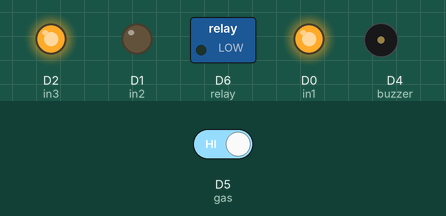
This sketch was run on a simulated ESP8266 (NodeMCU). Parts: switched loads named in the sketch (green lamp = pin HIGH), output pins drawn as LEDs (lit = HIGH), buzzer (waves = sounding, pin HIGH). The test bench sets the inputs (shaded band); at power-on: D5 (gas) HIGH. WiFi joins after 1.5 s; servers stay silent unless stated.

Above: at 3.0 s.
3.1 s: D5 (gas) driven LOW
At 3.6 s:
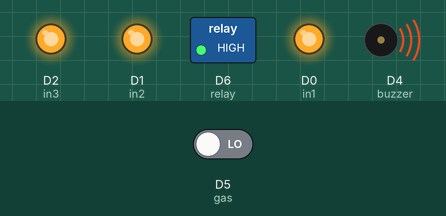
6.1 s: D5 (gas) driven HIGH
At 7.9 s:
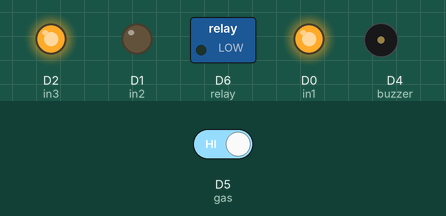
Timing chart, 0 to 9.4 s (numbered marks = the images above; inputs shaded):
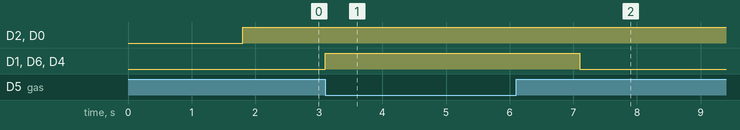

The sketch:

final.ino
```cpp
#define BLYNK_PRINT Serial


#include <ESP8266WiFi.h>
#include <BlynkSimpleEsp8266.h>

// You should get Auth Token in the Blynk App.
// Go to the Project Settings (nut icon).
char auth[] = "ehdd6gkTx1XESNkAEB8s1r3dg1iWxwBm";

// Your WiFi credentials.
// Set password to "" for open networks.
char ssid[] = "Shabazz";
char pass[] = "shabaz123";


#define buzzer D4
#define relay D6
# define gas D5
#define in1 D0
#define in2 D1
#define in3 D2
#define in4 D4
void setup() {
  // put your setup code here, to run once:
  Serial.begin(9600);
  pinMode(relay,OUTPUT);
  pinMode(gas,INPUT);
  pinMode(in1,OUTPUT);
  pinMode(in2,OUTPUT);
  pinMode(in3,OUTPUT);
  pinMode(in4,OUTPUT);
  pinMode(buzzer,OUTPUT);
    Blynk.begin(auth, ssid, pass);

}
void car_forward()
{
  digitalWrite(in1,HIGH);
  digitalWrite(in2,LOW);
  digitalWrite(in3,HIGH);
  digitalWrite(in4,LOW);
}
void car_stop()
{
  digitalWrite(in1,HIGH);
  digitalWrite(in2,HIGH);
  digitalWrite(in3,HIGH);
  digitalWrite(in4,HIGH);
}
void loop() {
    Blynk.run();
    car_forward();
  // put your main code here, to run repeatedly:
 if(digitalRead(gas)==0)
  {
    car_stop();
    digitalWrite(buzzer,HIGH);
    Blynk.notify("fire detected");
    digitalWrite(relay,HIGH);
    delay(2000);
    digitalWrite(relay,LOW);
    digitalWrite(buzzer,LOW);

  }
}
```

Measured:
- after the input at 3.1 s, D1 (in2), D6 (relay), D4 (buzzer): LOW → HIGH at once
- after the input at 6.1 s, D1 (in2), D6 (relay), D4 (buzzer): HIGH → LOW after 1.0 s
